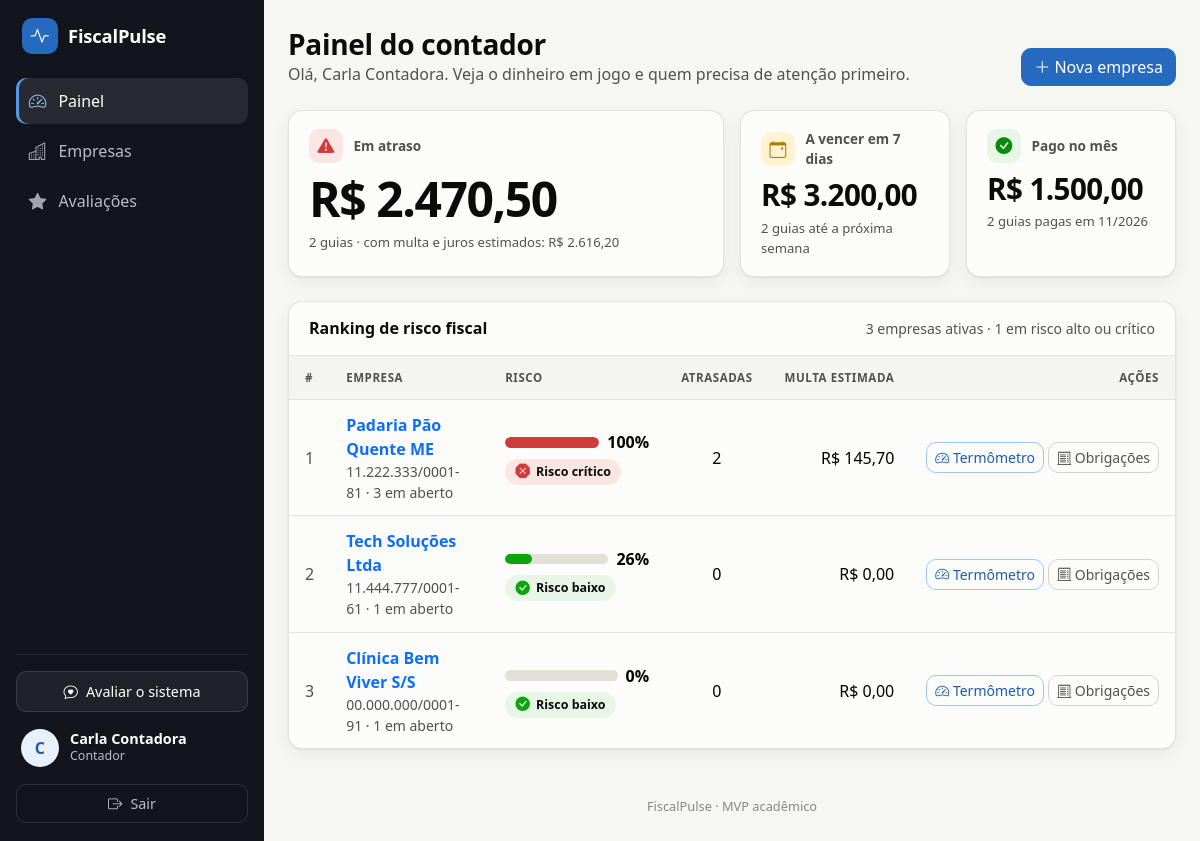
Screenshot of /index.php?rota=dashboard/contador (signed in) with the database file from the repository.
### tables this page shows
CREATE TABLE empresas (
  id INT UNSIGNED AUTO_INCREMENT PRIMARY KEY,
  razao_social VARCHAR(150) NOT NULL,
  cnpj CHAR(14) NOT NULL,
  regime_tributario ENUM('mei','simples','presumido','real') NOT NULL,
  email_contato VARCHAR(150) NOT NULL,
  ativa TINYINT(1) NOT NULL DEFAULT 1,
  criada_em TIMESTAMP NOT NULL DEFAULT CURRENT_TIMESTAMP,
  UNIQUE KEY uq_empresas_cnpj (cnpj),
  CONSTRAINT ck_empresas_cnpj CHECK (cnpj REGEXP '^[0-9]{14}$')
);

### app/Controllers/DashboardController.php (called while the page is built, shortened)
<?php
final class DashboardController
{
    public function contador(Request $req): void
    {
        $pdo = Database::conexao();
        $hoje = new DateTimeImmutable();
        $obrigacoes = new Obrigacao($pdo);
        $abertas = $obrigacoes->listarEmAbertoDeEmpresasAtivas();
        $ranking = RankingRisco::montar((new Empresa($pdo))->listarAtivas(), $abertas, $hoje);
        $linhas = array_merge(
            $abertas === [] ? [] : array_merge(...array_values($abertas)),
            $obrigacoes->listarPagasNoPeriodo($hoje->format('Y-m-01'), $hoje->format('Y-m-d'))
        );
        View::exibir('dashboard/contador', [
            'titulo' => 'Painel do contador',
            'usuario' => Auth::usuario(),
            'ranking' => $ranking['empresas'],
            'resumo' => $ranking['resumo'],
            'financeiro' => ResumoFinanceiro::calcular($linhas, $hoje),
            'mes' => $hoje->format('m/Y'),
        ]);
    }
}

### app/Core/Router.php (called while the page is built, shortened)
<?php
final class Router
{
    public function despachar(Request $req): void
    {
        try {
            $this->executar($req);
        } catch (HttpException $e) {
            $this->erro($e->codigoHttp());
        } catch (Throwable $e) {
            Logger::erro($e);
            $this->erro(500);
        }
    }
    private function executar(Request $req): void
    {
        $rota = $req->rota();
        $porMetodo = $this->rotas[$rota];
        $entrada = $porMetodo[$req->metodo()];
        $acao = $entrada[1];
        (new $classe())->$acao($req);
    }
}

### index.php (called while the page is built, shortened)
<?php
(new Router(require RAIZ . '/config/rotas.php'))->despachar(new Request());

### app/Core/Auth.php (called while the page is built, shortened)
<?php
final class Auth
{
    public static function usuario(?int $agora = null): ?array
    {
        $usuario = $_SESSION['usuario'] ?? null;
        return $usuario;
    }
}

### app/Services/RankingRisco.php (called while the page is built, shortened)
<?php
final class RankingRisco
{
    public static function montar(array $empresas, array $obrigacoesPorEmpresa, DateTimeImmutable $hoje): array
    {
        $linhas = [];
        $resumo = ['total_empresas' => 0, 'em_risco' => 0, 'atrasadas' => 0, 'multa_total_centavos' => 0];
        foreach ($empresas as $empresa) {
            $id = (int) $empresa['id'];
            $t = TermometroEmpresa::montar($obrigacoesPorEmpresa[$id] ?? [], $hoje);
            $atrasadas = count(array_filter($t['itens'], static fn (array $i): bool => $i['dias_atraso'] > 0));
            $linhas[] = [
                'id' => $id,
                'razao_social' => (string) $empresa['razao_social'],
                'cnpj' => (string) $empresa['cnpj'],
                'score' => $t['score'],
                'faixa' => $t['faixa'],
                'faixa_rotulo' => $t['faixa_rotulo'],
                'multa_total_centavos' => $t['multa_total_centavos'],
                'atrasadas' => $atrasadas,
                'em_aberto' => count($t['itens']),
            ];
            $resumo['total_empresas']++;
            $resumo['em_risco'] += in_array($t['faixa'], ['alto', 'critico'], true) ? 1 : 0;
            $resumo['atrasadas'] += $atrasadas;
            $resumo['multa_total_centavos'] += $t['multa_total_centavos'];
        }
        usort($linhas, static fn (array $a, array $b): int =>
            [$b['score'], $b['multa_total_centavos'], mb_strtolower($a['razao_social'])]
            <=> [$a['score'], $a['multa_total_centavos'], mb_strtolower($b['razao_social'])]);
        return ['empresas' => $linhas, 'resumo' => $resumo];
    }
}

### app/autoload.php (called while the page is built, shortened)
<?php
spl_autoload_register(static function (string $classe): void {
    $prefixo = 'App\\';
    $relativo = substr($classe, strlen($prefixo));
    $arquivo = __DIR__ . DIRECTORY_SEPARATOR . str_replace('\\', DIRECTORY_SEPARATOR, $relativo) . '.php';
});

### app/Models/Empresa.php (called while the page is built, shortened)
<?php
final class Empresa
{
    public function listarAtivas(): array
    {
        return $this->pdo->query('SELECT ' . self::COLUNAS . ' FROM empresas WHERE ativa = 1 ORDER BY razao_social')->fetchAll();
    }
}

### app/Models/Obrigacao.php (called while the page is built, shortened)
<?php
final class Obrigacao
{
    public function listarEmAbertoDeEmpresasAtivas(): array
    {
        $linhas = $this->pdo->query(
            "SELECT o.empresa_id, o.id, t.sigla AS tipo_sigla, o.data_vencimento,
                    CAST(o.valor * 100 AS UNSIGNED) AS valor_centavos, o.status
             FROM obrigacoes o
             JOIN tipos_obrigacao t ON t.id = o.tipo_obrigacao_id
             JOIN empresas e ON e.id = o.empresa_id
             WHERE e.ativa = 1 AND o.status <> 'pago'
             ORDER BY o.empresa_id, o.data_vencimento, o.id"
        )->fetchAll();
        $porEmpresa = [];
        foreach ($linhas as $linha) {
            $porEmpresa[(int) $linha['empresa_id']][] = $linha;
        }
        return $porEmpresa;
    }
}

### app/Services/TermometroEmpresa.php (called while the page is built, shortened)
<?php
final class TermometroEmpresa
{
    public static function montar(array $linhas, DateTimeImmutable $hoje): array
    {
        $porId = [];
        $entrada = [];
        foreach ($linhas as $linha) {
            $id = (int) $linha['id'];
            $porId[$id] = $linha;
            $entrada[] = ['id' => $id, 'status' => (string) $linha['status'], 'data_vencimento' => (string) $linha['data_vencimento']];
        }
        $risco = TermometroRisco::calcular($entrada, $hoje);
        $itens = [];
        $multaTotal = 0;
        foreach ($risco['itens'] as $item) {
            $linha = $porId[$item['id']];
            $valor = (int) $linha['valor_centavos'];
            $multa = MultaService::calcular($valor, $item['dias_atraso'])['total'];
            $multaTotal += $multa;
            $itens[] = [
                'id' => $item['id'],
                'tipo_sigla' => (string) $linha['tipo_sigla'],
                'data_vencimento' => (string) $linha['data_vencimento'],
                'valor_centavos' => $valor,
                'dias_atraso' => $item['dias_atraso'],
                'risco' => $item['risco'],
                'multa_centavos' => $multa,
            ];
        }
        return [
            'score' => $risco['score'],
            'faixa' => $risco['faixa'],
            'faixa_rotulo' => self::ROTULOS[$risco['faixa']],
            'limites' => TermometroRisco::LIMITES_FAIXAS,
            'multa_total_centavos' => $multaTotal,
            'itens' => $itens,
        ];
    }
}

### app/Services/TermometroRisco.php (called while the page is built, shortened)
<?php
final class TermometroRisco
{
    public static function calcular(array $obrigacoes, DateTimeImmutable $hoje): array
    {
        $hoje = $hoje->setTime(0, 0);
        $itens = [];
        foreach ($obrigacoes as $obrigacao) {
            $diasParaVencer = self::diasParaVencer($obrigacao['data_vencimento'], $hoje);
            $itens[] = [
                'id' => $obrigacao['id'] ?? null,
                'dias_atraso' => max(0, -$diasParaVencer),
                'risco' => self::riscoIndividual($diasParaVencer),
            ];
        }
        $score = self::agregar(array_column($itens, 'risco'));
        return ['score' => $score, 'faixa' => self::faixaDoScore($score), 'itens' => $itens];
    }
    public static function faixaDoScore(int $score): string
    {
        return match (true) {
            $score < 0 || $score > 100 => throw new InvalidArgumentException('Score deve estar entre 0 e 100.'),
            $score < self::LIMITES_FAIXAS['atencao'] => 'baixo',
            $score < self::LIMITES_FAIXAS['alto'] => 'atencao',
            $score < self::LIMITES_FAIXAS['critico'] => 'alto',
            default => 'critico',
        };
    }
    private static function riscoIndividual(int $diasParaVencer): int
    {
        if ($diasParaVencer < 0) {
            return min(100, self::RISCO_BASE_ATRASO + self::RISCO_POR_DIA_ATRASO * -$diasParaVencer);
        }
        if ($diasParaVencer >= self::DIAS_ANTECEDENCIA) {
            return 0;
        }
        return (int) (self::RISCO_NO_VENCIMENTO * (self::DIAS_ANTECEDENCIA - $diasParaVencer) / self::DIAS_ANTECEDENCIA);
    }
    private static function agregar(array $riscos): int
    {
        $maior = max($riscos);
        $demais = array_sum($riscos) - $maior;
        return (int) min(100, round($maior + self::PESO_DEMAIS_OBRIGACOES * $demais));
    }
    public static function diasParaVencer(string $vencimento, DateTimeImmutable $hoje): int
    {
        $data = DateTimeImmutable::createFromFormat('!Y-m-d', $vencimento);
        $diff = $hoje->setTime(0, 0)->diff($data);
        return $diff->invert ? -(int) $diff->days : (int) $diff->days;
    }
}

### app/Services/MultaService.php (called while the page is built, shortened)
<?php
final class MultaService
{
    public static function calcular(int $valorCentavos, int $diasAtraso): array
    {
        $multaPb = min(self::MULTA_DIARIA_PB * $diasAtraso, self::MULTA_TETO_PB);
        $multa = intdiv($valorCentavos * $multaPb + intdiv(self::PB, 2), self::PB);
        $divisor = self::PB * 30;
        $juros = intdiv($valorCentavos * self::JUROS_MENSAL_PB * $diasAtraso + intdiv($divisor, 2), $divisor);
        return ['multa' => $multa, 'juros' => $juros, 'total' => $multa + $juros];
    }
}

### app/Views/dashboard/contador.php (the view, shortened to what this page needs)
<div class="d-flex flex-wrap justify-content-between align-items-end gap-2 mb-4">
    <div>
        <h1 class="h3 m-0">Painel do contador</h1>
        <div class="text-muted">Olá, <?= e($usuario['nome']) ?>. Veja o dinheiro em jogo e quem precisa de atenção primeiro.</div>
    </div>
    <a class="btn btn-primary" href="<?= e(url('empresas/criar')) ?>"><?= icone('plus-lg') ?> Nova empresa</a>
</div>
<div class="card">
    <div class="card-header d-flex flex-wrap justify-content-between align-items-center gap-2">
        <span>Ranking de risco fiscal</span>
        <span class="small fw-normal text-muted">
            <?= e(plural($resumo['total_empresas'], 'empresa ativa', 'empresas ativas')) ?> ·
            <?= e((string) $resumo['em_risco']) ?> em risco alto ou crítico
        </span>
    </div>
    <div class="table-responsive">
        <table class="table table-hover align-middle mb-0">
            <thead>
                <tr><th>#</th><th>Empresa</th><th class="col-risco">Risco</th><th class="text-center">Atrasadas</th><th class="text-end">Multa estimada</th><th class="text-end">Ações</th></tr>
            </thead>
            <tbody>
            <?php foreach ($ranking as $posicao => $linha) : ?>
                <tr>
                    <td class="text-muted"><?= $posicao + 1 ?></td>
                    <td>
                        <a class="fw-semibold text-decoration-none" href="<?= e(url('empresas/ver', ['id' => $linha['id']])) ?>"><?= e($linha['razao_social']) ?></a>
                        <div class="small text-muted"><?= e(formatarCnpj($linha['cnpj'])) ?> · <?= (int) $linha['em_aberto'] ?> em aberto</div>
                    </td>
                    <td>
                        <div class="d-flex align-items-center gap-2 mb-1">
                            <progress class="barra-risco barra-<?= e($linha['faixa']) ?>" max="100" value="<?= (int) $linha['score'] ?>"
                                      aria-label="Risco de <?= (int) $linha['score'] ?> por cento"></progress>
                            <strong><?= (int) $linha['score'] ?>%</strong>
                        </div>
                        <?= seloFaixa($linha['faixa'], $linha['faixa_rotulo']) ?>
                    </td>
                    <td class="text-center"><?= (int) $linha['atrasadas'] ?></td>
                    <td class="text-end text-nowrap"><?= e(formatarCentavos($linha['multa_total_centavos'])) ?></td>
                    <td class="text-end text-nowrap">
                        <a class="btn btn-sm btn-outline-primary" href="<?= e(url('empresas/ver', ['id' => $linha['id']])) ?>"><?= icone('speedometer2') ?> Termômetro</a>
                        <a class="btn btn-sm btn-outline-secondary" href="<?= e(url('obrigacoes/index', ['empresa_id' => $linha['id']])) ?>"><?= icone('receipt-cutoff') ?> Obrigações</a>
                    </td>
                </tr>
            <?php endforeach; ?>
            </tbody>
        </table>
    </div>
</div>

### app/helpers.php (shortened to what this page needs)
<?php
function e(?string $texto): string
{
    return htmlspecialchars($texto ?? '', ENT_QUOTES | ENT_SUBSTITUTE, 'UTF-8');
}
function icone(string $nome): string
{
    return preg_match('/^[a-z0-9]+(-[a-z0-9]+)*\z/', $nome) === 1
        ? '<i class="bi bi-' . $nome . '" aria-hidden="true"></i>'
        : '';
}
function seloFaixa(string $faixa, string $rotulo): string
{
    $icones = [
        'baixo' => 'check-circle-fill',
        'atencao' => 'exclamation-circle-fill',
        'alto' => 'exclamation-triangle-fill',
        'critico' => 'x-octagon-fill',
    ];
    return '<span class="selo-status selo-faixa-' . $faixa . '">' . icone($icones[$faixa]) . e($rotulo) . '</span>';
}
function plural(int $quantidade, string $singular, string $plural): string
{
    return $quantidade . ' ' . ($quantidade === 1 ? $singular : $plural);
}
function url(string $rota, array $params = []): string
{
    return 'index.php?rota=' . $rota . ($params ? '&' . http_build_query($params) : '');
}

### rows the page displays
empresas: razao_social "Tech Soluções Ltda", cnpj "11.444.777/0001-61", ativa "1", score "26", rotulo "Risco baixo", atrasadas "0", multa_total_centavos "R$ 0,00"

### other values shown
$rotulo "Painel"
$rotulo "Empresas"
$rotulo "Avaliações"
iniciais($usuario['nome']) "C"
$usuario['nome'] "Carla Contadora"
$usuario['perfil'] === 'contador' ? 'Contador' : 'Cliente' "Contador"
$rotulo "Em atraso A vencer em 7 dias Pago no mês"
$valor "R$ 2.470,50 R$ 3.200,00 R$ 1.500,00"
$nota "2 guias · com multa e juros estimados: R$ 2.616,20 2 guias até a próxima semana 2 guias pagas em 11/2026"
plural($resumo['total_empresas'], 'empresa ativa', 'empresas ativas') "3 empresas ativas"
$resumo['em_risco'] "1"
$linha['razao_social'] "Padaria Pão Quente ME"
formatarCnpj($linha['cnpj']) "11.222.333/0001-81"
$linha['em_aberto'] "3"
$linha['score'] "100"
